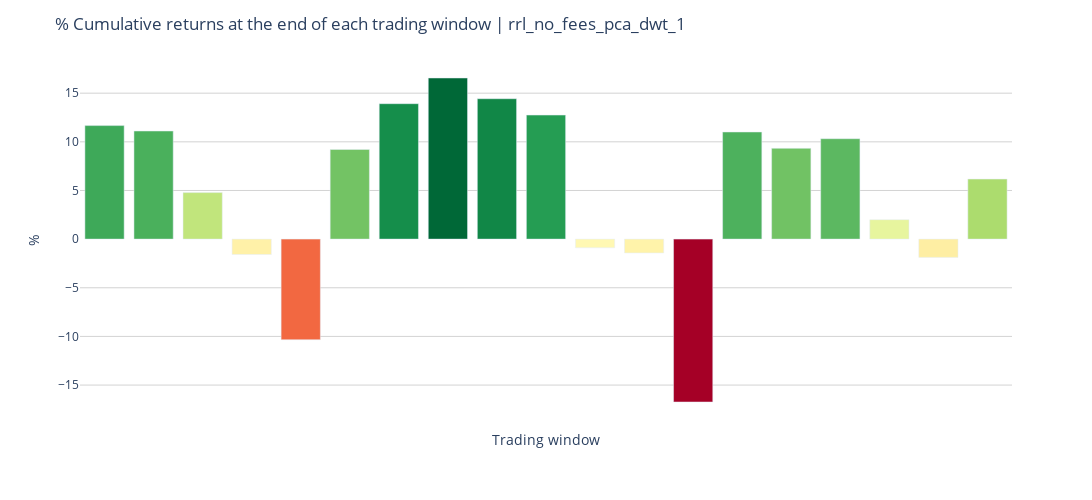

Notebook code cell kept with this figure:
### Code cell
df_barplot = generate_df_barplot(df)
title = f"% Cumulative returns at the end of each trading window | {setting}"

layout = generate_layout(
    fig_height=500, 
    fig_width=1100, 
    fig_title=title,
    x_axis_args={"title": {"text": "Trading window"}}, 
    y_axis_args={"gridcolor": "lightgrey", "title": {"text": "%"}}
)
fig = make_cumrets_barplot(df_barplot, layout)

fig.show()

### Figure 1 — Plotly figure (JSON) as saved in the notebook; plotly's stock layout.template omitted (floating-point values rounded to 4 significant figures)
{"data": [{"alignmentgroup": "True", "hovertemplate": "Trading window=%{x}<br>Cumulative returns=%{marker.color}<extra></extra>", "legendgroup": "", "marker": {"color": [11.67, 11.11, 4.78, -1.58, -10.34, 9.21, 13.92, 16.56, 14.43, 12.75, -0.89, -1.42, -16.74, 11.01, 9.33, 10.32, 2, -1.88, 6.17], "coloraxis": "coloraxis", "pattern": {"shape": ""}}, "name": "", "offsetgroup": "", "orientation": "v", "showlegend": false, "textposition": "auto", "type": "bar", "x": ["2010-06-30/2010-10-14 - sr=1.97", "2010-11-19/2011-03-09 - sr=2.47", "2011-04-14/2011-08-01 - sr=0.93", "2011-09-07/2011-12-21 - sr=-0.01", "2012-01-31/2012-05-16 - sr=-2.19", "2012-06-22/2012-10-08 - sr=1.56", "2012-11-15/2013-03-06 - sr=3.24", "2013-04-12/2013-07-29 - sr=2.97", "2013-09-04/2013-12-18 - sr=2.48", "2014-01-28/2014-05-14 - sr=2.6", "2014-06-20/2014-10-06 - sr=-0.16", "2014-11-11/2015-03-02 - sr=-0.14", "2015-04-08/2015-07-23 - sr=-3.41", "2015-08-28/2015-12-14 - sr=1.77", "2016-01-22/2016-05-09 - sr=1.69", "2016-06-15/2016-09-29 - sr=1.82", "2016-11-04/2017-02-23 - sr=0.61", "2017-03-31/2017-07-18 - sr=-0.45", "2017-08-23/2017-12-07 - sr=1.29"], "xaxis": "x", "y": [11.67, 11.11, 4.78, -1.58, -10.34, 9.21, 13.92, 16.56, 14.43, 12.75, -0.89, -1.42, -16.74, 11.01, 9.33, 10.32, 2, -1.88, 6.17], "yaxis": "y"}], "layout": {"barmode": "relative", "coloraxis": {"colorbar": {"title": {"text": "Cumulative returns"}}, "colorscale": [[0, "rgb(165,0,38)"], [0.1, "rgb(215,48,39)"], [0.2, "rgb(244,109,67)"], [0.3, "rgb(253,174,97)"], [0.4, "rgb(254,224,139)"], [0.5, "rgb(255,255,191)"], [0.6, "rgb(217,239,139)"], [0.7, "rgb(166,217,106)"], [0.8, "rgb(102,189,99)"], [0.9, "rgb(26,152,80)"], [1, "rgb(0,104,55)"]], "showscale": false}, "height": 500, "legend": {"tracegroupgap": 0}, "margin": {"t": 60}, "plot_bgcolor": "white", "title": {"text": "% Cumulative returns at the end of each trading window | rrl_no_fees_pca_dwt_1"}, "width": 1100, "xaxis": {"anchor": "y", "domain": [0, 1], "showticklabels": false, "title": {"text": "Trading window"}}, "yaxis": {"anchor": "x", "domain": [0, 1], "gridcolor": "lightgrey", "title": {"text": "%"}}}}
